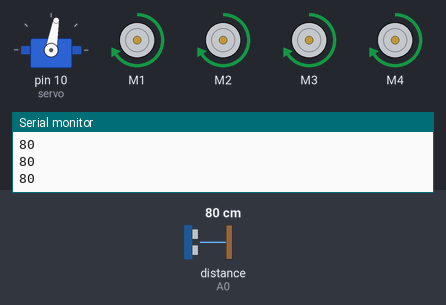
This sketch was run on a simulated Arduino Uno, built with avr-gcc and run on an emulated ATmega328P. Parts: servo, 4 × DC motor (green arrow = forward, orange = backward, longer = faster), the last lines printed to the serial monitor. Wiring (inferred from the names in the program): ultrasonic range finder: trigger A1; echo A0. Inputs (shaded band) come from the test bench; at power-on: distance to the obstacle (sensor on A0) 80 cm. The echo pulse lasts 58.3 µs per cm.

Above: at 1.4 s.
1.5 s: distance to the obstacle (sensor on A0) set to 18 cm
3.0 s: distance to the obstacle (sensor on A0) set to 14 cm
At 5.0 s:
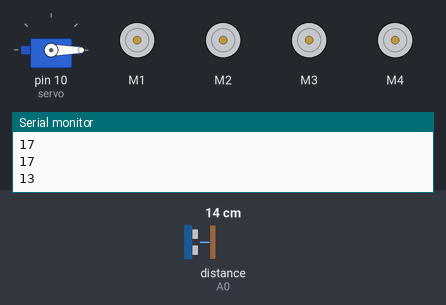
At 5.9 s:
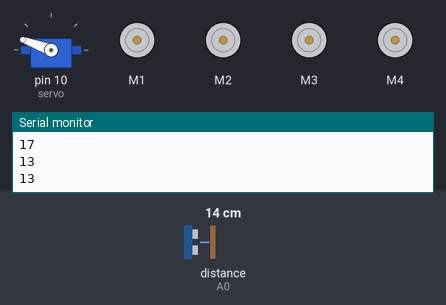
6.0 s: distance to the obstacle (sensor on A0) set to 2 cm
At 7.3 s:
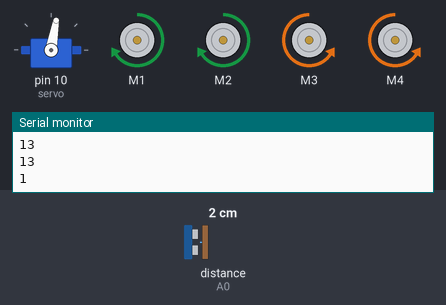
Timing chart, 0 to 18.0 s (numbered marks = the images above; inputs shaded):
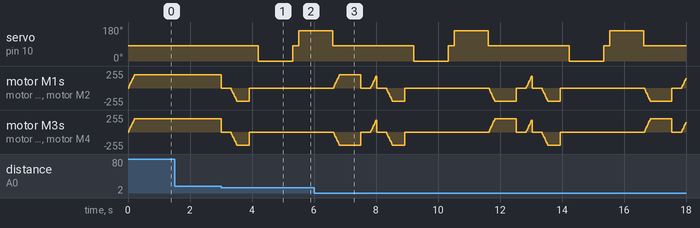

Measured:
- the behaviour switches between 17 and 16 cm on distance to the obstacle (sensor on A0) (found by bisection; images 0 and 1)
- after the input at 3.0 s, servo on pin 10 (servo): 80° → 0° after 1.2 s, → 80° 1.1 s later, → 160° 0.20 s later

The sketch:

obstacle-avoiding-robot.ino
```cpp
#include <AFMotor.h>
#include <Servo.h>

#define echoPin A0
#define pingPin A1
#define speedVar 200

//Motors
AF_DCMotor motor1(1);
AF_DCMotor motor2(2);
AF_DCMotor motor3(3);
AF_DCMotor motor4(4);

//An array of pointers to the motors
AF_DCMotor* motors[4];

Servo servo;

long duration; // duration of signal
int distance = 0, distanceLeft, distanceRight;

void setup() {
  // put your setup code here, to run once:
  Serial.begin(9600);
  servo.attach(10);
  servo.write(80);

  //Making pointers to point to the motors
  motors[0] = &motor1;
  motors[1] = &motor2;
  motors[2] = &motor3;
  motors[3] = &motor4;

  //Initializing the motors. Setting speed as 0 and releasing them.
  for (int i = 0; i < 4; i++) {
    motors[i]->setSpeed(0);
    motors[i]->run(RELEASE);
  }

  pinMode(pingPin, OUTPUT);
  pinMode(echoPin, INPUT);

  //Starting the car
  MoveFORWARD();

}

void loop() {
  // put your main code here, to run repeatedly:
  distance = ReadUltraSonicInCm();

  if (distance <= 15 && distance != 0) {

    Stop();
    MoveBACWARD();
    Stop();

    distanceLeft = Look(-80);
    delay(200);

    distanceRight = Look(80);

    if (distanceLeft > distanceRight) {
      TurnLeft();

      Stop();
      MoveFORWARD();
    } else {
      TurnRight();

      Stop();
      MoveFORWARD();
    }
  }
  delay(2);


}

/*
 *Function for making robot go forward
 */
void MoveFORWARD() {
  for (int i = 0; i < 4; i++){
    motors[i]->run(FORWARD);
  }

  for (int i = 0; i < speedVar; i +=2) {
    for (int j = 0; j < 4; j++){
      motors[j]->setSpeed(i);
    }
    delay(2);
  }

}

/*
 *Function for making robot go backwards
 */
void MoveBACWARD() {
  for (int i = 0; i < 4; i++){
    motors[i]->run(BACKWARD);
  }

  for (int i = 0; i < speedVar; i +=2) {
    for (int j = 0; j < 4; j++){
      motors[j]->setSpeed(i);
    }
    delay(2);
  }
  delay(400);

}

/*
 *Function for making robot stop
 */
void Stop() {
  for (int i = 0; i < 4; i++){
    motors[i]->run(RELEASE);
  }
  delay(300);
}

/*
 *Function for making robot look somewhere
 *It takes an angle to rotate its face
 *negative angles mean left, positive angles mean right
 */
int Look(int angle) {
  servo.write(angle + 80);
  delay(1000);
  int lookDistance = ReadUltraSonicInCm();
  delay(100);

  servo.write(80);
  return lookDistance;
}


/*
 *Functions for making robot turn
 */
void TurnRight() {
  for (int i = 0; i < 2; i++){
    motors[i]->run(BACKWARD);
    motors[i+2]->run(FORWARD);
  }

  for (int i = 0; i < speedVar; i +=2) {
    for (int j = 0; j < 2; j++){
      motors[j]->setSpeed(i);
      motors[j+2]->setSpeed(i);
    }
    delay(2);
  }
  delay(700);
}

void TurnLeft() {
    for (int i = 0; i < 2; i++){
    motors[i]->run(FORWARD);
    motors[i+2]->run(BACKWARD);
  }

  for (int i = 0; i < speedVar; i +=2) {
    for (int j = 0; j < 2; j++){
      motors[j]->setSpeed(i);
      motors[j+2]->setSpeed(i);
    }
    delay(2);
  }
  delay(700 );
}

/*
 * Function to read data from the pins of ultrasonic sensor in centimetre
 */

int ReadUltraSonicInCm(){

  //reading
  digitalWrite(pingPin, LOW);
  delayMicroseconds(2);
  digitalWrite(pingPin, HIGH);
  delayMicroseconds(10);
  digitalWrite(pingPin, LOW);

  long duration = pulseIn(echoPin, HIGH, 25000);

  //converting to cm
  int DistanceInCm = duration / 29 /2;
  Serial.println(DistanceInCm);

  return DistanceInCm;
}
```
